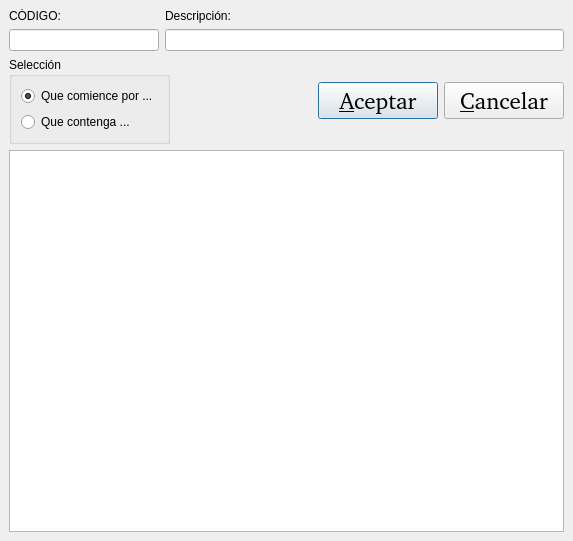
<?xml version="1.0" encoding="UTF-8"?>
<ui version="4.0">
 <author>José Manuel Díez Botella</author>
 <class>buscaref</class>
 <widget class="QDialog" name="buscaref">
  <property name="geometry">
   <rect>
    <x>0</x>
    <y>0</y>
    <width>573</width>
    <height>541</height>
   </rect>
  </property>
  <property name="windowTitle">
   <string>Búsqueda Referencia</string>
  </property>
  <layout class="QVBoxLayout">
   <property name="spacing">
    <number>6</number>
   </property>
   <property name="margin">
    <number>9</number>
   </property>
   <item>
    <layout class="QHBoxLayout">
     <property name="spacing">
      <number>6</number>
     </property>
     <property name="margin">
      <number>0</number>
     </property>
     <item>
      <layout class="QVBoxLayout">
       <property name="spacing">
        <number>6</number>
       </property>
       <property name="margin">
        <number>0</number>
       </property>
       <item>
        <widget class="QLabel" name="TextLabel1">
         <property name="frameShape">
          <enum>QFrame::NoFrame</enum>
         </property>
         <property name="frameShadow">
          <enum>QFrame::Plain</enum>
         </property>
         <property name="text">
          <string>CÓDIGO:</string>
         </property>
         <property name="wordWrap">
          <bool>false</bool>
         </property>
        </widget>
       </item>
       <item>
        <widget class="QLineEdit" name="codigolineEdit">
         <property name="maximumSize">
          <size>
           <width>150</width>
           <height>32767</height>
          </size>
         </property>
         <property name="maxLength">
          <number>40</number>
         </property>
        </widget>
       </item>
      </layout>
     </item>
     <item>
      <layout class="QVBoxLayout">
       <property name="spacing">
        <number>6</number>
       </property>
       <property name="margin">
        <number>0</number>
       </property>
       <item>
        <widget class="QLabel" name="TextLabel2">
         <property name="frameShape">
          <enum>QFrame::NoFrame</enum>
         </property>
         <property name="frameShadow">
          <enum>QFrame::Plain</enum>
         </property>
         <property name="text">
          <string>Descripción:</string>
         </property>
         <property name="wordWrap">
          <bool>false</bool>
         </property>
        </widget>
       </item>
       <item>
        <widget class="QLineEdit" name="TituloLineEdit">
         <property name="maxLength">
          <number>255</number>
         </property>
        </widget>
       </item>
      </layout>
     </item>
    </layout>
   </item>
   <item>
    <layout class="QHBoxLayout">
     <property name="spacing">
      <number>6</number>
     </property>
     <property name="margin">
      <number>0</number>
     </property>
     <item>
      <widget class="QGroupBox" name="groupBox">
       <property name="title">
        <string>Selección</string>
       </property>
       <layout class="QVBoxLayout">
        <property name="spacing">
         <number>6</number>
        </property>
        <property name="margin">
         <number>9</number>
        </property>
        <item>
         <widget class="QRadioButton" name="ComienceRadioButton">
          <property name="text">
           <string>Que comience por ...</string>
          </property>
          <property name="checked">
           <bool>true</bool>
          </property>
         </widget>
        </item>
        <item>
         <widget class="QRadioButton" name="ContengaRadioButton">
          <property name="text">
           <string>Que contenga ...</string>
          </property>
         </widget>
        </item>
       </layout>
      </widget>
     </item>
     <item>
      <spacer>
       <property name="orientation">
        <enum>Qt::Horizontal</enum>
       </property>
       <property name="sizeHint" stdset="0">
        <size>
         <width>40</width>
         <height>20</height>
        </size>
       </property>
      </spacer>
     </item>
     <item>
      <widget class="QPushButton" name="AceptarBoton">
       <property name="minimumSize">
        <size>
         <width>120</width>
         <height>35</height>
        </size>
       </property>
       <property name="font">
        <font>
         <family>Helvetica [Adobe]</family>
         <pointsize>17</pointsize>
        </font>
       </property>
       <property name="text">
        <string>&amp;Aceptar</string>
       </property>
       <property name="shortcut">
        <string>Alt+A</string>
       </property>
      </widget>
     </item>
     <item>
      <widget class="QPushButton" name="CancelarBoton">
       <property name="minimumSize">
        <size>
         <width>120</width>
         <height>35</height>
        </size>
       </property>
       <property name="font">
        <font>
         <family>Helvetica [Adobe]</family>
         <pointsize>17</pointsize>
        </font>
       </property>
       <property name="text">
        <string>&amp;Cancelar</string>
       </property>
       <property name="shortcut">
        <string>Alt+C</string>
       </property>
      </widget>
     </item>
    </layout>
   </item>
   <item>
    <widget class="QTableView" name="tableView"/>
   </item>
  </layout>
 </widget>
 <layoutdefault spacing="6" margin="11"/>
 <includes>
  <include location="local">funciones.h</include>
 </includes>
 <resources/>
 <connections>
  <connection>
   <sender>AceptarBoton</sender>
   <signal>clicked()</signal>
   <receiver>buscaref</receiver>
   <slot>accept()</slot>
   <hints>
    <hint type="sourcelabel">
     <x>455</x>
     <y>117</y>
    </hint>
    <hint type="destinationlabel">
     <x>402</x>
     <y>134</y>
    </hint>
   </hints>
  </connection>
  <connection>
   <sender>CancelarBoton</sender>
   <signal>clicked()</signal>
   <receiver>buscaref</receiver>
   <slot>reject()</slot>
   <hints>
    <hint type="sourcelabel">
     <x>618</x>
     <y>119</y>
    </hint>
    <hint type="destinationlabel">
     <x>618</x>
     <y>153</y>
    </hint>
   </hints>
  </connection>
 </connections>
</ui>
